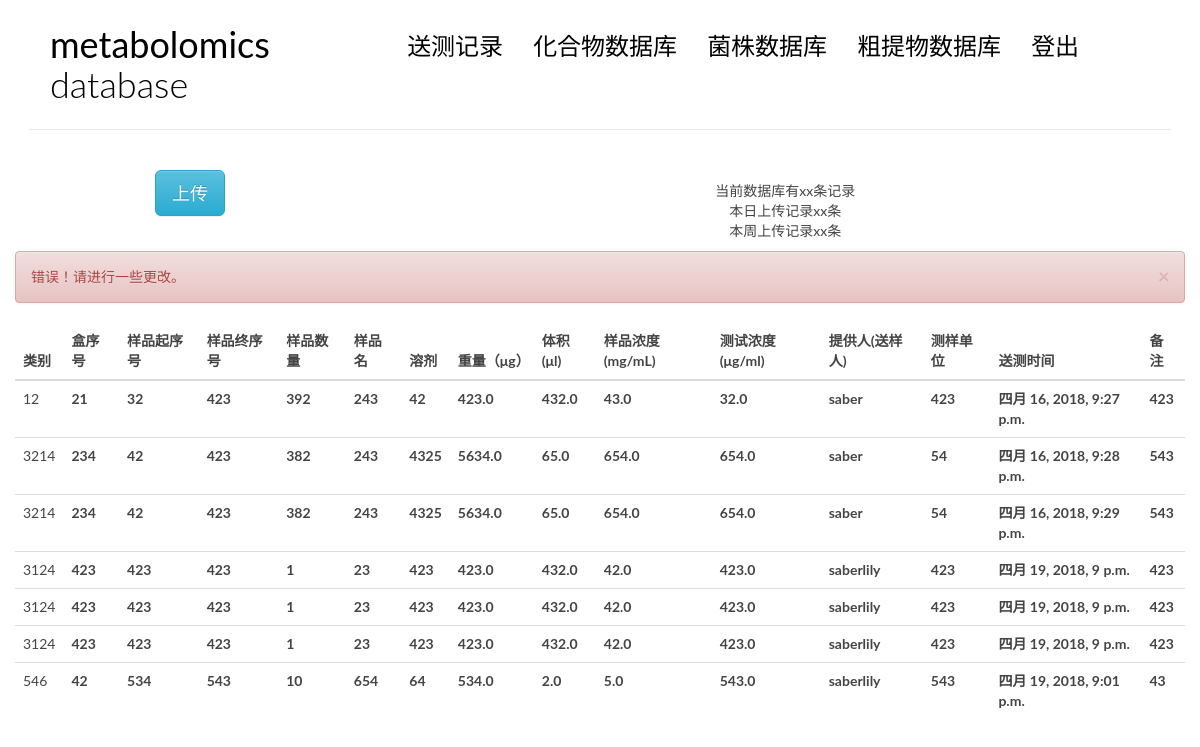
Before: /recalter/ with the older database file.
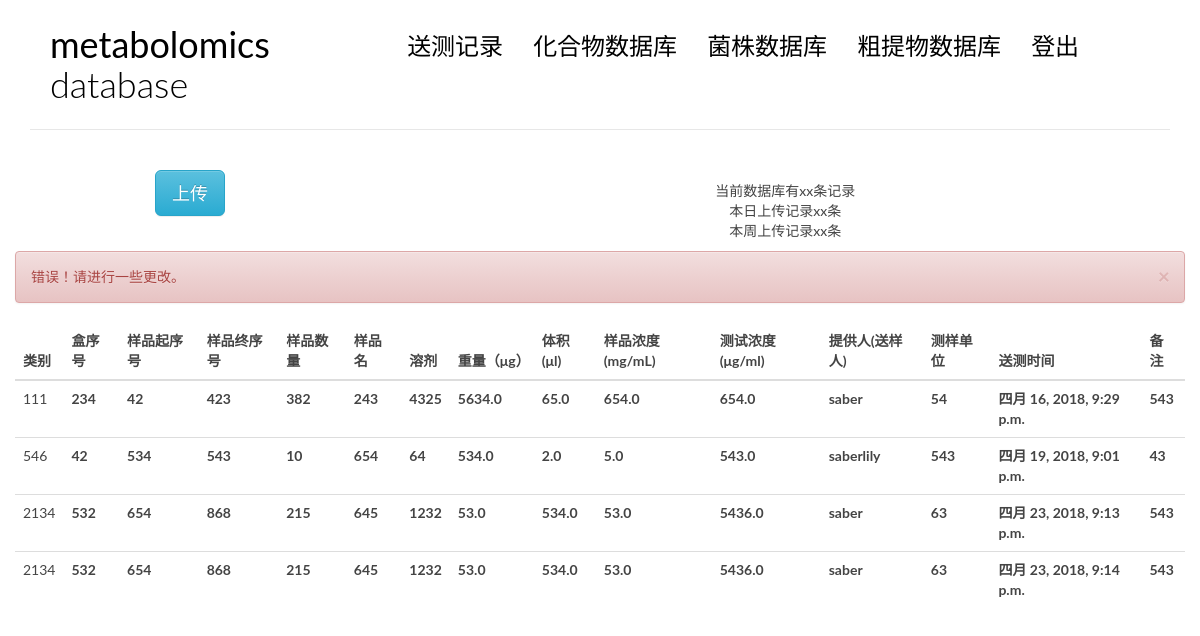
After: the same page with the newer database file.
### blog/models.py (models this page shows, shortened)
@python_2_unicode_compatible
class testrecord(models.Model):
    testtype = models.CharField(max_length = 20) #或者改成两个可选项？粗提物或者化合物
    boxnumber = models.IntegerField(blank = True) #盒序号
    samplestart = models.IntegerField(blank = True) #样品起序号
    sampleend = models.IntegerField(blank = True) #样品终序号
    samplenum = models.IntegerField(blank = True) #样品数量
    samplename = models.CharField(max_length = 100) #样品名
    solvent = models.CharField(max_length = 100) #溶剂
    mass = models.FloatField() #重量，单位miug
    volume = models.FloatField() #体积单位niuL
    concentration = models.FloatField() #浓度 单位(mg/mL)
    testconcentration = models.FloatField(blank= True) #测试浓度 单位(miug/mL)
    provider = models.ForeignKey(User) #提供人
    department = models.CharField(max_length=100) #测样单位
    sendtime = models.DateTimeField(auto_now_add=True, editable = True)
    sendtime.editable = 'True'     #送样时间
    comment = models.CharField(max_length = 500, blank = True)

### blog/testrecord.py (the view)
# urls.py: url(r'^recalter/$', views.recalter, name='recalter'),
def recalter(request):
    if request.method == 'GET':
        try:
            id = request.GET.get('id')
            testtype = request.GET.get('testtype') #或者改成两个可选项？粗提物或者化合物
            boxnumber = request.GET.get('boxnumber') #盒序号
            samplestart = request.GET.get('samplestart') #样品起序号
            sampleend = request.GET.get('sampleend') #样品终序号
            samplename = request.GET.get('samplename') #样品名
            samplenum = int(sampleend) - int(samplestart) + 1 #样品数量
            solvent = request.GET.get('solvent') #溶剂
            mass = request.GET.get('mass')#重量，单位miug
            volume = request.GET.get('volume') #体积单位niuL
            concentration = request.GET.get('concentration') #浓度 单位(mg/mL)
            testconcentration = request.GET.get('testconcentration') #测试浓度 单位(miug/mL)
            department = request.GET.get('department') #测样单位
            comment =request.GET.get('comment')
            infos = {
                'testtype' : testtype,
                'boxnumber' : boxnumber,
                'samplestart' : samplestart,
                'sampleend' : sampleend,
                'samplenum' : samplenum,
                'samplename' : samplename,
                'solvent' : solvent,
                'mass' : mass,
                'volume' : volume,
                'concentration' : concentration,
                'testconcentration' : testconcentration,
                'department' : department,
                'comment' : comment,
                'provider': request.user
            }
            testrecord.objects.select_for_update().filter(id = id).update(**infos)
            return recordindex(request, msg = 0)
        except:
            return recordindex(request, msg = 1)

### blog/testrecord.py (called while the page is built)
def recordindex(request, msg = -1):
    lists = testrecord.objects.all()
    return render(request, 'blog/record.html', {'tests' : lists, 'msg' : msg} )

### templates/blog/record.html (shortened to what the changed rows need)
{% extends 'base.html' %}
{%block main %}
<body>
            <div class="col-md-12 col-sm-7 col-xs-4">
            <table class="table table-hover">
                    <thead>
                        <tr>
                            <th>类别</th>
                            <th>盒序号</th>
                            <th>样品起序号</th>
                            <th>样品终序号</th>
                            <th>样品数量</th>
                            <th>样品名</th>
                            <th>溶剂</th>
                            <th>重量（μg）</th>
                            <th>体积(μl)</th>
                            <th>样品浓度(mg/mL)</th>
                            <th>测试浓度(μg/ml)</th>
                            <th>提供人(送样人)</th>
                            <th>测样单位</th>
                            <th>送测时间</th>
                            <th>备注</th>
                        </tr>
                    </thead>
                    <tbody>
                            {% for test in tests %}
                            {% if request.user == test.provider %}
                            <tr class="row1 success" id = "useajax" data-toggle="modal" data-target="#alter" data-whatever="{{test.id}}"
                            data-testtype = "{{test.testtype}}" data-boxnumber = "{{test.boxnumber}}" data-samplestart = "{{test.samplestart}}"
                            data-sampleend = "{{test.sampleend}}" data-samplenum = "{{test.samplenum}}" data-samplename = "{{test.samplename}}"
                            data-solvent = "{{test.solvent}}" data-mass = "{{test.mass}}" data-volume = "{{test.volume}}"
                            data-concentration = "{{test.concentration}}" data-testconcentration = "{{test.testconcentration}}"
                            data-department = "{{test.department}}" data-comment = "{{test.comment}}">
                            {% else %}
                            <tr class="row1">
                            {% endif %}
                                <td class = "field-testtype"> {{test.testtype}}</td>
                                <th class = "field-boxnumber">{{test.boxnumber}}</th>
                                <th class = "field-samplestart">{{test.samplestart}}</th>
                                <th class = "field-sampleend">{{test.sampleend}}</th>
                                <th class = "field-samplenum">{{test.samplenum}}</th>
                                <th class = "field-samplename">{{test.samplename}}</th>
                                <th class = "field-solvent">{{test.solvent}}</th>
                                <th class = "field-mass">{{test.mass}}</th>
                                <th class = "field-volume">{{test.volume}}</th>
                                <th class = "field-concentration">{{test.concentration}}</th>
                                <th class = "field-testconcentration">{{test.testconcentration}}</th>
                                <th class = "field-provider">{{test.provider}}</th>
                                <th class = "field-department">{{test.department}}</th>
                                <th class = "field-sentime">{{test.sendtime}}</th>
                                <th class = "field-comment">{{test.comment}}</th>
                            </tr>
                            {% empty %}
                              <div class="row1">null</div>
                            {% endfor %}
                    </tbody>
                </table>
                </div>
</body>
{% endblock main %}

Changed rows visible on the page:
removed testrecord: testtype "12", boxnumber "21", samplestart "32", sampleend "423", samplenum "392", samplename "243", solvent "42", mass "423.0", volume "432.0", concentration "43.0", testconcentration "32.0", provider "saber", department "423", sendtime "四月 16, 2018, 9:27 p.m.", comment "423"
removed testrecord: testtype "3214", boxnumber "234", samplestart "42", sampleend "423", samplenum "382", samplename "243", solvent "4325", mass "5634.0", volume "65.0", concentration "654.0", testconcentration "654.0", provider "saber", department "54", sendtime "四月 16, 2018, 9:28 p.m.", comment "543"
removed testrecord: testtype "3124", boxnumber "423", samplestart "423", sampleend "423", samplenum "1", samplename "23", solvent "423", mass "423.0", volume "432.0", concentration "42.0", testconcentration "423.0", provider "saberlily", department "423", sendtime "四月 19, 2018, 9 p.m.", comment "423"
removed testrecord: testtype "3124", boxnumber "423", samplestart "423", sampleend "423", samplenum "1", samplename "23", solvent "423", mass "423.0", volume "432.0", concentration "42.0", testconcentration "423.0", provider "saberlily", department "423", sendtime "四月 19, 2018, 9 p.m.", comment "423"
removed testrecord: testtype "3124", boxnumber "423", samplestart "423", sampleend "423", samplenum "1", samplename "23", solvent "423", mass "423.0", volume "432.0", concentration "42.0", testconcentration "423.0", provider "saberlily", department "423", sendtime "四月 19, 2018, 9 p.m.", comment "423"
changed testrecord "四月 16, 2018, 9:29 p.m.": testtype "3214" → "111"
added testrecord: testtype "2134", boxnumber "532", samplestart "654", sampleend "868", samplenum "215", samplename "645", solvent "1232", mass "53.0", volume "534.0", concentration "53.0", testconcentration "5436.0", provider "saber", department "63", sendtime "四月 23, 2018, 9:13 p.m.", comment "543"
added testrecord: testtype "2134", boxnumber "532", samplestart "654", sampleend "868", samplenum "215", samplename "645", solvent "1232", mass "53.0", volume "534.0", concentration "53.0", testconcentration "5436.0", provider "saber", department "63", sendtime "四月 23, 2018, 9:14 p.m.", comment "543"
